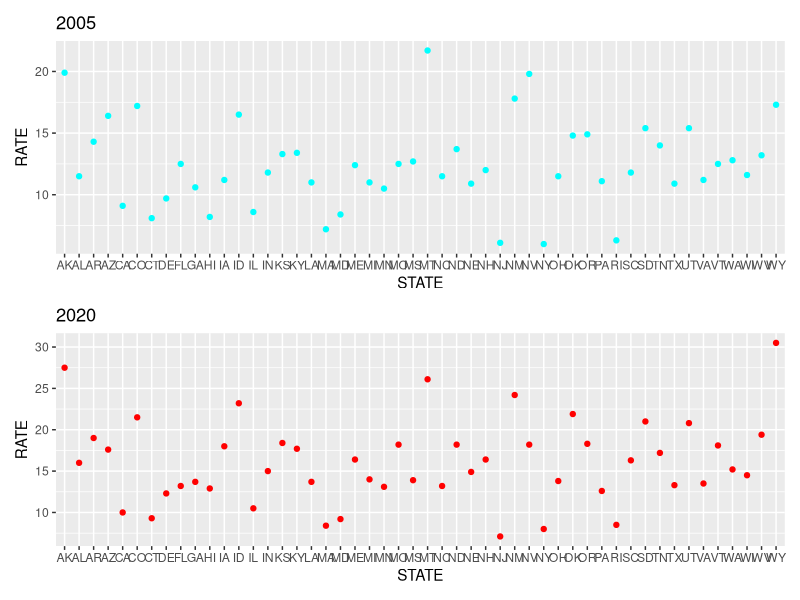
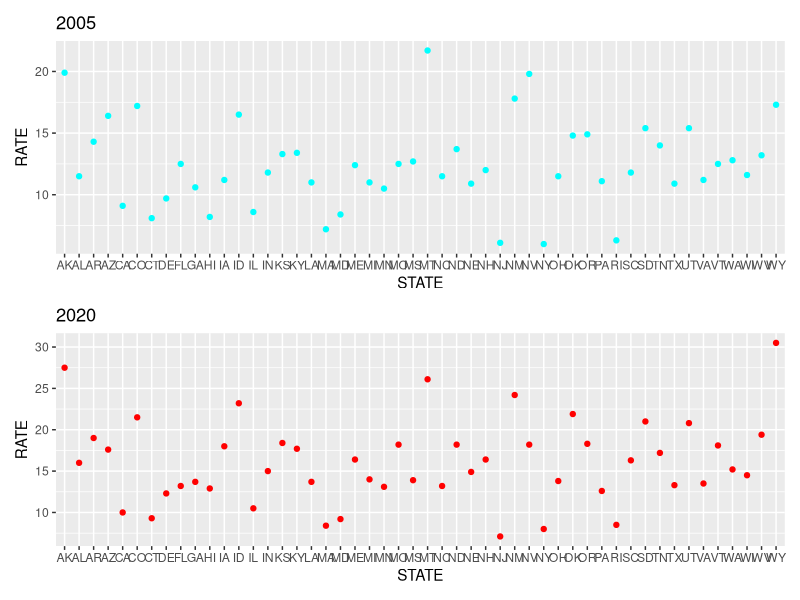

These figures' R source, in order:
library(tidyverse)
library(patchwork)

df <- read.csv("Data/cdc_scores.csv")

x <- df$YEAR == "2005"
y <-  df$YEAR == "2020"

xx <- df[x,]
yy <- df[y,]

X <- ggplot(xx,
            aes(x=STATE,
                y=RATE))+
                geom_point(color="cyan")+
                labs(title = "2005")
Y <- ggplot(yy,
            aes(x=STATE,
                y=RATE))+
  geom_point(color="red")+
  labs(title = "2020")

X/Y

ggsave("CDCscores.png", path="Assignments/Assignment_4/")
